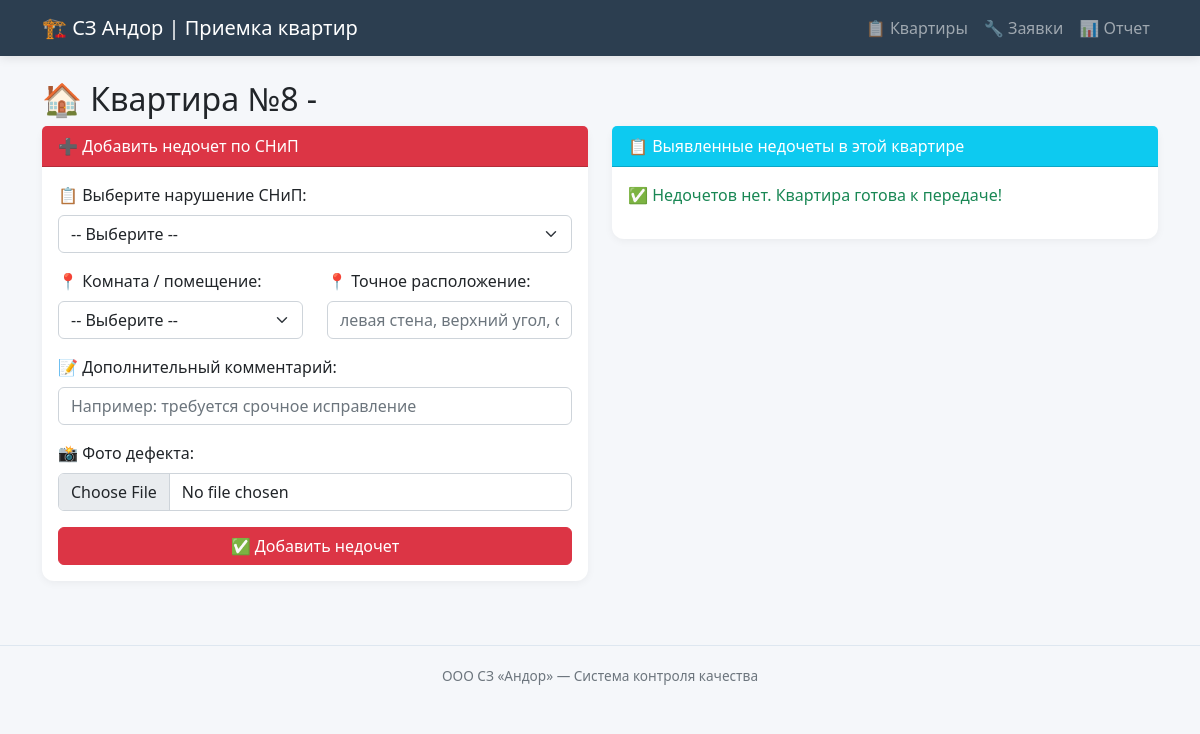
Before: /flat/548 with the older database file.
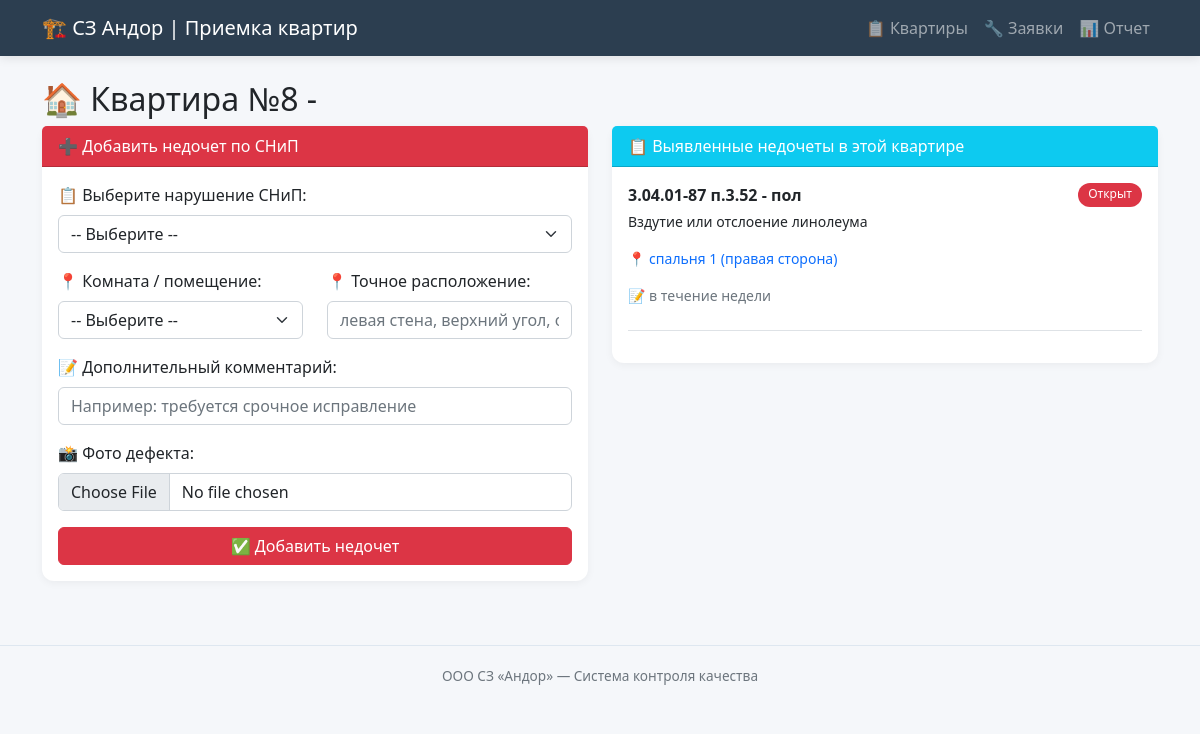
After: the same page with the newer database file.
### tables this page shows
CREATE TABLE flats (
    id INTEGER PRIMARY KEY AUTOINCREMENT,
    number TEXT NOT NULL,
    street TEXT,
    house TEXT,
    entrance INTEGER,
    floor INTEGER,
    status TEXT DEFAULT 'in_progress'
);

CREATE TABLE defects (
            id INTEGER PRIMARY KEY AUTOINCREMENT,
            flat_id INTEGER NOT NULL,
            snip_defect_id INTEGER NOT NULL,
            room TEXT,
            location_detail TEXT,
            comment TEXT,
            photo_path TEXT,
            status TEXT DEFAULT 'open',
            created_at TIMESTAMP,
            fixed_at TIMESTAMP,
            FOREIGN KEY (flat_id) REFERENCES flats(id),
            FOREIGN KEY (snip_defect_id) REFERENCES snip_defects(id)
        );

CREATE TABLE snip_defects (
            id INTEGER PRIMARY KEY AUTOINCREMENT,
            code TEXT NOT NULL,
            category TEXT NOT NULL,
            description TEXT NOT NULL,
            severity TEXT NOT NULL
        );

### app.py (the view)
@app.route('/flat/<int:flat_id>')
def flat(flat_id):
    conn = get_db()
    flat = conn.execute('SELECT * FROM flats WHERE id = ?', (flat_id,)).fetchone()
    defects = conn.execute('''
        SELECT d.*, s.code, s.category, s.description, s.severity
        FROM defects d
        JOIN snip_defects s ON d.snip_defect_id = s.id
        WHERE d.flat_id = ?
        ORDER BY d.created_at DESC
    ''', (flat_id,)).fetchall()
    snip_defects = conn.execute('SELECT * FROM snip_defects ORDER BY category, code').fetchall()
    conn.close()
    return render_template('flat.html', flat=flat, defects=defects, snip_defects=snip_defects)

### app.py (called while the page is built)
def get_db():
    conn = sqlite3.connect(DB_PATH)
    conn.row_factory = sqlite3.Row
    return conn

### templates/flat.html (shortened to what this page needs)
{% extends "base.html" %}
{% block content %}
<h2>🏠 Квартира №{{ flat.number }} - {{ flat.building }}</h2>
<div class="row">
    <div class="col-md-6">
        <div class="card mb-4">
            <div class="card-header bg-danger text-white">
                ➕ Добавить недочет по СНиП
            </div>
            <div class="card-body">
                <form method="POST" action="/add_defect" enctype="multipart/form-data">
                    <div class="mb-3">
                        <label class="form-label">📋 Выберите нарушение СНиП:</label>
                        <select name="snip_defect_id" class="form-select" required>
                            <option value="">-- Выберите --</option>
                        </select>
                    </div>
                    <div class="row mb-3">
                        <div class="col-md-6">
                            <label class="form-label">📍 Комната / помещение:</label>
                            <select name="room" class="form-select" required>
                                <option value="">-- Выберите --</option>
                            </select>
                        </div>
                        <div class="col-md-6">
                            <label class="form-label">📍 Точное расположение:</label>
                            <input type="text" name="location_detail" class="form-control" placeholder="левая стена, верхний угол, около розетки...">
                        </div>
                    </div>
                    <div class="mb-3">
                        <label class="form-label">📝 Дополнительный комментарий:</label>
                        <input type="text" name="comment" class="form-control" placeholder="Например: требуется срочное исправление">
                    </div>
                    <div class="mb-3">
                        <label class="form-label">📸 Фото дефекта:</label>
                        <input type="file" name="photo" class="form-control" accept="image/*" capture="environment">
                    </div>
                    <button type="submit" class="btn btn-danger w-100">✅ Добавить недочет</button>
                </form>
            </div>
        </div>
    </div>
    <div class="col-md-6">
        <div class="card">
            <div class="card-header bg-info text-white">
                📋 Выявленные недочеты в этой квартире
            </div>
            <div class="card-body" style="max-height: 500px; overflow-y: auto;">
                {% if defects %}
                    {% for d in defects %}
                    <div class="border-bottom mb-3 pb-2">
                        <div class="d-flex justify-content-between">
                            <strong class="{% if d.severity == 'critical' %}critical{% endif %}">
                                {{ d.code }} - {{ d.category }}
                            </strong>
                            <span class="badge {% if d.status == 'open' %}bg-danger{% elif d.status == 'fixed' %}bg-warning{% else %}bg-success{% endif %}">
                                {{ {'open':'Открыт','fixed':'Исправлен','closed':'Закрыт'}[d.status] }}
                            </span>
                        </div>
                        <p class="small mt-1">{{ d.description }}</p>
                        {% if d.room %}
                            <p class="small text-primary">📍 {{ d.room }}{% if d.location_detail %} ({{ d.location_detail }}){% endif %}</p>
                        {% endif %}
                        {% if d.comment %}<p class="small text-muted">📝 {{ d.comment }}</p>{% endif %}
                    </div>
                    {% endfor %}
                {% else %}
                    <p class="text-success">✅ Недочетов нет. Квартира готова к передаче!</p>
                {% endif %}
            </div>
        </div>
    </div>
</div>
{% endblock %}

### templates/base.html (shortened to what this page needs)
<!DOCTYPE html>
<html lang="ru">
<head>
    <link href="https://cdn.jsdelivr.net/npm/bootstrap@5.2.3/dist/css/bootstrap.min.css" rel="stylesheet">
</head>
<body>
    <nav class="navbar navbar-expand-lg navbar-dark bg-dark">
        <div class="container">
            <a class="navbar-brand" href="/">🏗️ СЗ Андор | Приемка квартир</a>
            <div class="navbar-nav ms-auto">
                <a class="nav-link" href="/">📋 Квартиры</a>
                <a class="nav-link" href="/defects">🔧 Заявки</a>
                <a class="nav-link" href="/report">📊 Отчет</a>
            </div>
        </div>
    </nav>
    <div class="container mt-4">
        {% block content %}{% endblock %}
    </div>
    <footer class="text-center">
        <div class="container">
            ООО СЗ «Андор» — Система контроля качества
        </div>
    </footer>
</body>
</html>

### templates/base.html (style rules this page uses)
body { background-color: #f5f7fa; font-family: 'Segoe UI', Tahoma, Geneva, Verdana, sans-serif; }
.navbar { background-color: #2c3e50 !important; box-shadow: 0 2px 10px rgba(0,0,0,0.1); }
.navbar-brand { font-weight: 500; font-size: 1.25rem; }
.card { border: none; border-radius: 12px; box-shadow: 0 2px 8px rgba(0,0,0,0.05); transition: transform 0.2s, box-shadow 0.2s; }
.badge { padding: 5px 10px; font-weight: 500; border-radius: 20px; }
footer { border-top: 1px solid #dee7f0; padding: 20px 0; margin-top: 40px; color: #6c757d; font-size: 0.85rem; }

Changed rows visible on the page:
added defects: code "3.04.01-87 п.3.52", category "пол", status "Открыт", description "Вздутие или отслоение линолеума", room "спальня 1", location_detail "правая сторона", comment "в течение недели"
Other visible differences:
text no longer shown: "✅ Недочетов нет. Квартира готова к передаче!"
